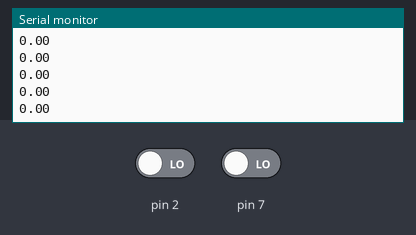
Recording of a sketch running on a simulated Arduino Uno, built with avr-gcc and run on an emulated ATmega328P. On the bench: the last lines printed to the serial monitor. Inputs (shaded band) come from the test bench; at power-on: pin 2 LOW, pin 7 LOW.

Above: at 1.2 s.
1.3 s: pin 2 driven HIGH
At 1.31 s:
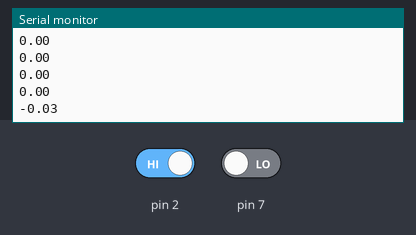
2.8 s: pin 2 driven LOW
At 2.82 s:
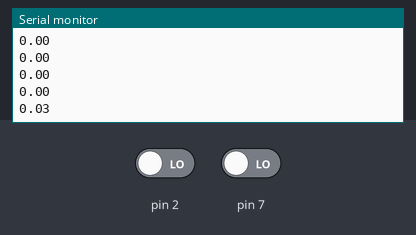
Timing chart, 0 to 5.8 s (numbered marks = the images above; inputs shaded):
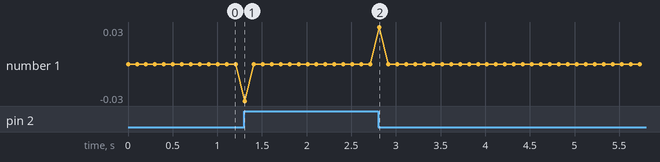

Measured:
- after the input at 1.3 s, the serial monitor: prints a new line at once (image 1)
- after the input at 2.8 s, the serial monitor: prints a new line at once (image 2)

The sketch:

Encoder_Final_Test.ino
```cpp
#define fullCycle 306

int counter = 0;
unsigned long lastTime;
int lastPos;

void setup() {
  Serial.begin(9600);

  pinMode(2, INPUT);
  pinMode(7, INPUT);

  attachInterrupt(0, refresh, CHANGE);

  lastPos = counter;
  lastTime = millis();
}

void loop() {

  double deltaP = double(counter-lastPos)/fullCycle;
  double deltaT = double(micros()-lastTime)/1000000.0;

  double rps = deltaP/deltaT;

  Serial.println(rps);

  lastPos = counter;
  lastTime = (double)micros();

  delay(100);
}

void refresh() {
  //if(digitalRead(2)==digitalRead(7)) counter++;
  //if(digitalRead(2)!=digitalRead(7)) counter--;

  counter +=((digitalRead(2)==digitalRead(7))*2 - 1);
}
```
